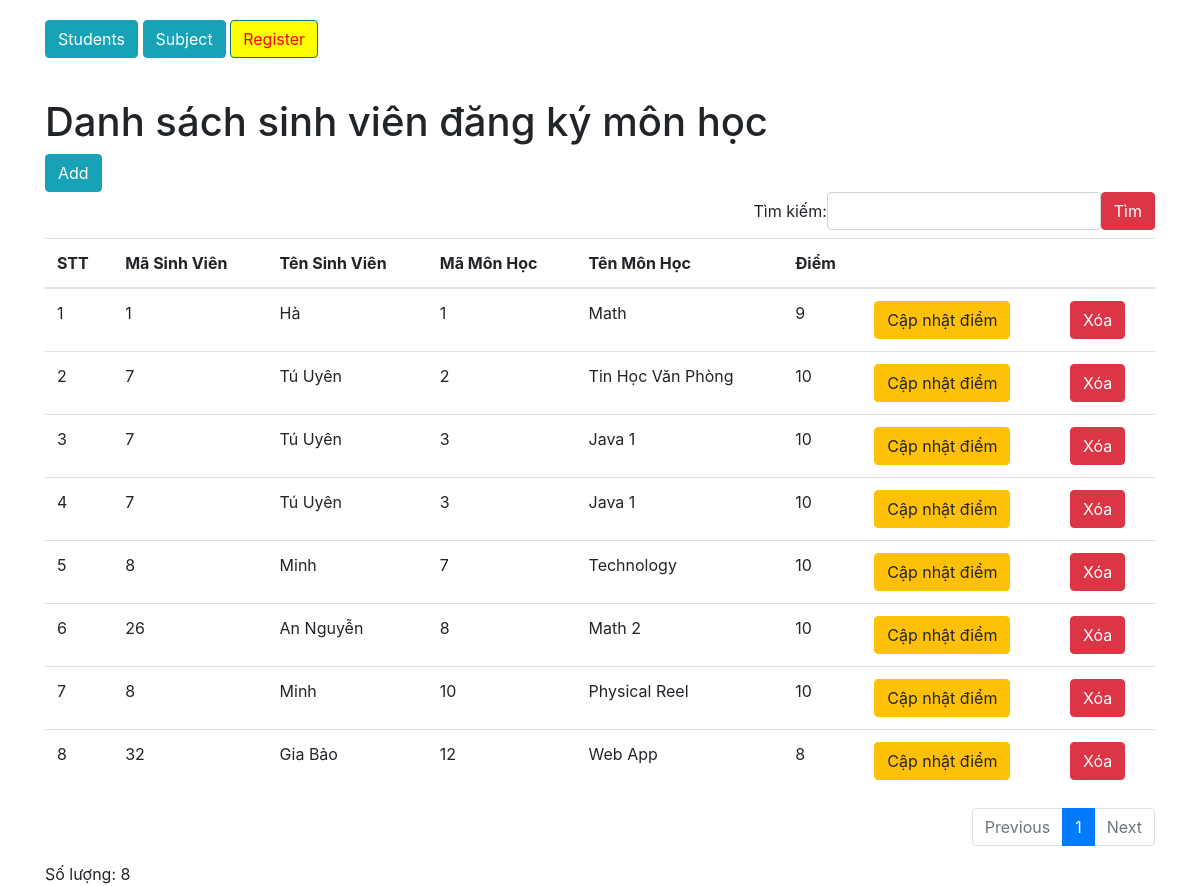
/?c=register, run on the app's committed database.
### tables this page shows
CREATE TABLE `register`  (
  `id` int(11) NOT NULL AUTO_INCREMENT,
  `student_id` int(11) NOT NULL,
  `subject_id` int(11) NOT NULL,
  `score` float(255, 0) NULL DEFAULT NULL,
  PRIMARY KEY (`id`) USING BTREE,
  INDEX `fk_student`(`student_id`) USING BTREE,
  INDEX `fk_subject`(`subject_id`) USING BTREE,
  CONSTRAINT `fk_student` FOREIGN KEY (`student_id`) REFERENCES `student` (`id`) ON DELETE RESTRICT ON UPDATE RESTRICT,
  CONSTRAINT `fk_subject` FOREIGN KEY (`subject_id`) REFERENCES `subject` (`id`) ON DELETE RESTRICT ON UPDATE RESTRICT
);

CREATE TABLE `student`  (
  `id` int(11) NOT NULL AUTO_INCREMENT,
  `name` varchar(255) NOT NULL,
  `birthday` date NOT NULL,
  `gender` varchar(10) NOT NULL,
  PRIMARY KEY (`id`) USING BTREE
);

CREATE TABLE `subject`  (
  `id` int(11) NOT NULL AUTO_INCREMENT,
  `name` varchar(255) NOT NULL,
  `ects` int(255) NOT NULL,
  PRIMARY KEY (`id`) USING BTREE
);

### controller/RegisterController.php (called while the page is built, shortened)
<?php
class RegisterController {
    function index() {
        $search = $_GET['search'] ?? NULL;
        $page = PAGE;
        $item_per_page = ITEM_PER_PAGE;
        if ($search) {
            $action = new RegisterRepository;
            $registers = $action->getByPattern($search, $page, $item_per_page);
            $totalRows = $action->getByPattern($search);
        } else {
            $action = new RegisterRepository;
            $registers = $action->getAll($page, $item_per_page);
            $totalRows = $action->getAll();
        }
        require 'view/register/index.php';
    }
}
?>

### index.php (called while the page is built, shortened)
<?php
$a = $_GET['a'] ?? 'index';
$controller = new $controllerName;
$controller->$a();
?>

### model/register/RegisterRepository.php (called while the page is built, shortened)
<?php
class RegisterRepository {
    protected function fetch($cond, $limit) {
        global $conn;
        $registers = [];
        $sqlQuery = "SELECT register.*, student.name AS student_name, subject.name AS subject_name FROM register JOIN student ON register.student_id=student.id JOIN subject ON register.subject_id=subject.id";
        if ($limit) {
            $sqlQuery .= " $limit";
        }
        $result = $conn->query($sqlQuery);
        if ($result->num_rows > 0) {
            while ($row = $result->fetch_assoc()) {
                $id = $row['id'];
                $student_id = $row['student_id'];
                $student_name = $row['student_name'];
                $subject_id = $row['subject_id'];
                $subject_name = $row['subject_name'];
                $score = $row['score'];
                $register = new Register($id, $student_id, $student_name, $subject_id, $subject_name, $score);
                $registers[] = $register;
            }
        }
        return $registers;
    }
    function buildLimit($page, $item_per_page) {
        $limit = NULL;
        if ($page && $item_per_page) {
            $start_index = ($page - 1) * $item_per_page;
            $limit = "LIMIT $start_index, $item_per_page";
        }
        return $limit;
    }
    function getAll($page=NULL, $item_per_page=NULL) {
        $cond = NULL;
        $limit = $this->buildLimit($page, $item_per_page);
        $registers = $this->fetch($cond, $limit);
        return $registers;
    }
}
?>

### model/register/Register.php (called while the page is built, shortened)
<?php
class Register {
    function __construct($id, $student_id, $student_name, $subject_id, $subject_name, $score)
    {
        $this->id = $id;
        $this->student_id = $student_id;
        $this->student_name = $student_name;
        $this->subject_id = $subject_id;
        $this->subject_name = $subject_name;
        $this->score = $score;
    }
}
?>

### view/register/index.php (the view)
<?php require 'view/layout/header.php' ?>
<h1>Danh sách sinh viên đăng ký môn học</h1>
<a href="?c=register&a=create" class="btn btn-info">Add</a>
<?php require 'view/layout/search.php' ?>
<table class="table table-hover">
    <thead>
        <tr>
            <th>STT</th>
            <th>Mã Sinh Viên</th>
            <th>Tên Sinh Viên</th>
            <th>Mã Môn Học</th>
            <th>Tên Môn Học</th>
            <th>Điểm</th>
            <th colspan="2"></th>
        </tr>
    </thead>
    <tbody>
        <?php
        $serial = 0;
        foreach ($registers as $register) :
            $serial++;
        ?>
            <tr>
                <td><?= $serial ?></td>
                <td><?= $register->student_id ?></td>
                <td><?= $register->student_name ?></td>
                <td><?= $register->subject_id ?></td>
                <td><?= $register->subject_name ?></td>
                <td><?= $register->score ?></td>
                <td><a class="btn btn-warning" href="?c=register&a=edit&id=<?= $register->id ?>">Cập nhật điểm</a></td>
                <td>
                    <button type="button" class="btn btn-danger delete" data-href="?c=register&a=destroy&id=<?= $register->id ?>&student_name=<?= $register->student_name ?>" data-toggle="modal" data-target="#exampleModal">
                        Xóa
                    </button>
                </td>
            </tr>
        <?php endforeach ?>
    </tbody>
</table>
<?php require 'view/layout/pagination.php' ?>
<div>
    <span>Số lượng: <?= count($registers) ?></span>
</div>
<?php require 'view/layout/footer.php' ?>

### data on the page
register: student "1", student.name "Hà", subject "1", subject.name "Math", score "9"
register: student "7", student.name "Tú Uyên", subject "2", subject.name "Tin Học Văn Phòng", score "10"
register: student "7", student.name "Tú Uyên", subject "3", subject.name "Java 1", score "10"
register: student "7", student.name "Tú Uyên", subject "3", subject.name "Java 1", score "10"
register: student "8", student.name "Minh", subject "7", subject.name "Technology", score "10"
register: student "26", student.name "An Nguyễn", subject "8", subject.name "Math 2", score "10"
register: student "8", student.name "Minh", subject "10", subject.name "Physical Reel", score "10"
register: student "32", student.name "Gia Bảo", subject "12", subject.name "Web App", score "8"

### other printed values
count($registers) "8"
